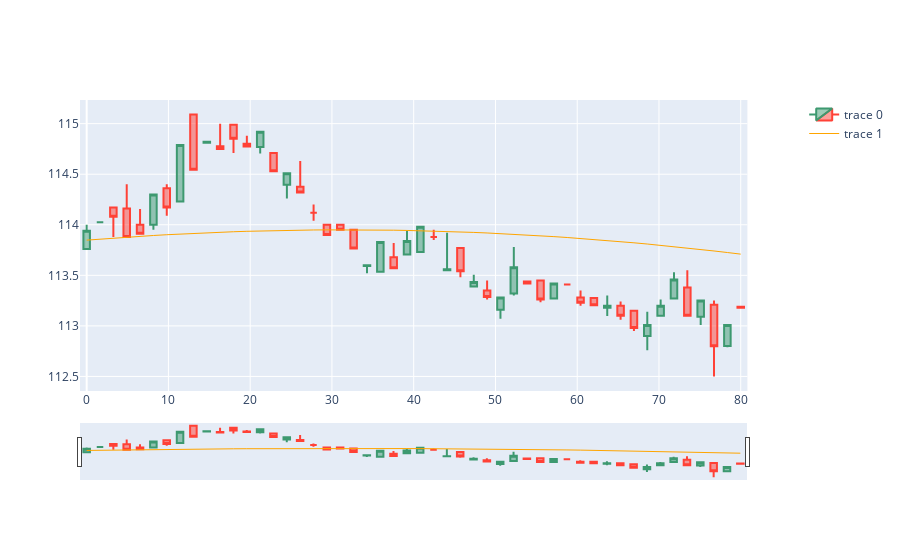

Notebook cell for this chart:
### Code cell
from plotly.subplots import make_subplots

hcut = hist[start:start+80]

fig = make_subplots(specs=[[{"secondary_y": True}]])

# Add traces
fig.add_trace(
    go.Candlestick(
                x=np.linspace(0,80),
                open=hcut['Open'],
                high=hcut['High'],
                low=hcut['Low'],
                close=hcut['Close']),
    secondary_y=False,
)

def points(x):
    return (x**2 * means[0]) + (x * means[1]) + hist.loc[start-1]["Close"]


fig.add_trace(
    go.Scatter(x=np.linspace(0,80), y=points(np.linspace(0,3,80)), line=dict(color='orange', width=1)),
    secondary_y=False,
)


fig.show()
